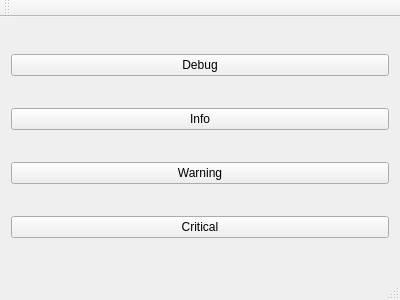
<?xml version="1.0" encoding="UTF-8"?>
<ui version="4.0">
 <class>MainWindow</class>
 <widget class="QMainWindow" name="MainWindow">
  <property name="geometry">
   <rect>
    <x>0</x>
    <y>0</y>
    <width>400</width>
    <height>300</height>
   </rect>
  </property>
  <property name="windowTitle">
   <string>MainWindow</string>
  </property>
  <widget class="QWidget" name="centralWidget">
   <layout class="QGridLayout" name="gridLayout">
    <item row="1" column="0">
     <widget class="QPushButton" name="infoButton">
      <property name="text">
       <string>Info</string>
      </property>
     </widget>
    </item>
    <item row="2" column="0">
     <widget class="QPushButton" name="warningButton">
      <property name="text">
       <string>Warning</string>
      </property>
     </widget>
    </item>
    <item row="3" column="0">
     <widget class="QPushButton" name="criticalButton">
      <property name="text">
       <string>Critical</string>
      </property>
     </widget>
    </item>
    <item row="0" column="0">
     <widget class="QPushButton" name="debugButton">
      <property name="text">
       <string>Debug</string>
      </property>
     </widget>
    </item>
   </layout>
  </widget>
  <widget class="QMenuBar" name="menuBar">
   <property name="geometry">
    <rect>
     <x>0</x>
     <y>0</y>
     <width>400</width>
     <height>21</height>
    </rect>
   </property>
  </widget>
  <widget class="QToolBar" name="mainToolBar">
   <attribute name="toolBarArea">
    <enum>TopToolBarArea</enum>
   </attribute>
   <attribute name="toolBarBreak">
    <bool>false</bool>
   </attribute>
  </widget>
  <widget class="QStatusBar" name="statusBar"/>
 </widget>
 <layoutdefault spacing="6" margin="11"/>
 <resources/>
 <connections/>
</ui>
